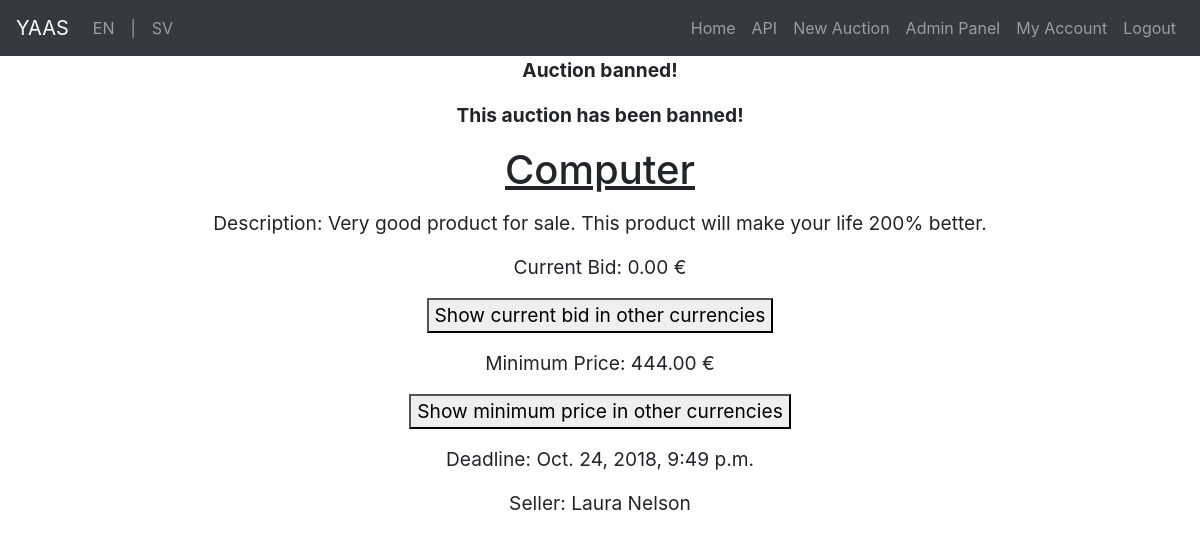
The app's page /auctions/ban/165 (signed in) with its own data.
### Auctions/models.py (models this page shows, shortened)
class Auction(models.Model):
    STATUS_BANNED = 1
    STATUS_ACTIVE = 2
    STATUS_DUE = 3
    STATUS_CHOICES = ((STATUS_BANNED, 'Banned'),
                      (STATUS_ACTIVE, 'Active'),
                      (STATUS_DUE, 'Due'))
    title = models.CharField(max_length=150, blank=False)
    description = models.TextField(blank=False)
    min_price = models.DecimalField(max_digits=9, decimal_places=2, blank=False)
    deadline = models.DateTimeField(auto_now_add=False, auto_now=False)
    seller = models.ForeignKey(User, null=False, blank=False, on_delete=models.CASCADE, related_name='created_by')
    status = models.IntegerField(choices=STATUS_CHOICES, default=STATUS_ACTIVE)
    winning_bid = models.ForeignKey('Bid', null=True, blank=True, on_delete=models.CASCADE, related_name='winning_bid')
    version = ConditionalVersionField('winning_bid')  # Handle concurrency
    class Meta:
        ordering = ['deadline']

### Auctions/views.py (the view)
# urls.py: path('ban/<int:auction_id>', ban_auction, name="ban_auction"),
@user_passes_test(lambda u: u.is_superuser)
def ban_auction(request, auction_id):
    auction = Auction.objects.get(id=auction_id)
    if auction is not None:
        auction.status = Auction.STATUS_BANNED
        auction.save()
        emails = list(Bid.objects.filter(auction=auction).values_list('bidder__email', flat=True).distinct())
        emails.append([auction.seller.email])
        send_email("Auction: " + auction.title + "has been banned!", "We would like to let you know that the "
                                                                    "auction " + auction.title + "has been banned from "
                                                                                                 "the YAAS site.",
                   emails)
        messages.warning(request, _("Auction banned!"))
        return render(request, "auction.html", {'auction': auction})
    messages.warning(request, _("There is no auction with that id!"))
    return redirect("index")

### Auctions/views.py (called while the page is built)
def send_email(subject, message, to_email):
    from_email = "YAASAuctionSite@noreply.com"
    with mail.get_connection() as connection:
        mail.EmailMessage(subject, message, from_email, to_email, connection=connection).send(fail_silently=False)

### Auctions/templates/auction.html (shortened to what this page needs)
{% extends "base.html" %}
{% load crispy_forms_tags %}
{% load static %}
{% load i18n %}
{% block head %}
    <link rel="stylesheet" type="text/css" href="{% static 'css/main.css' %}" />
    <link rel="stylesheet" type="text/css" href="{% static 'css/forms.css' %}" />
{% endblock %}
{% block content %}
    {% if messages %}
        {% for message in messages %}
            {% if message.tags == "error" %}
                <p class ="center"><b>{{ message }} <a href="{% url "auction_view" auction_id=auction.id %}">{% trans "Reload" %}</a></b></p>
            {% else %}
                <p class ="center"><b>{{ message }}</b></p>
            {% endif %}
        {% endfor %}
    {% endif %}
    {% if auction.status == auction.STATUS_BANNED%}
        <p class ="center"><b>{% trans "This auction has been banned" %}!</b></p>
    {% elif auction.status != auction.STATUS_ACTIVE%}
        <p class ="center"><b>{% trans "This auction is no longer active" %}!</b></p>
    {% endif %}
    <h1><u>{{ auction.title }}</u></h1>
    <p class="center">{% trans "Description" %}: {{ auction.description }}</p>
    <p class="center">{% trans "Current Bid" %}: {% if max_bid is not None %}{{ max_bid.amount }} {% else %} 0.00 {% endif %} €</p>
    <p class="center"><button onclick="hideShow('bid_curr')">{% trans "Show current bid in other currencies" %}</button></p>
    <p class="center">{% trans "Minimum Price" %}: {{ auction.min_price }} €</p>
    <p class="center"><button onclick="hideShow('min_curr')">{% trans "Show minimum price in other currencies" %}</button></p>
    <p class="center">{% trans "Deadline" %}: {{ auction.deadline }}</p>
    {% if auction.seller.get_full_name %}
            <p class="center">{% trans "Seller" %}: {{ auction.seller.get_full_name }}</p>
            {% else %}
            <p class="center">{% trans "Seller" %}: {{ auction.seller }}</p>
    {% endif %}
{% endblock %}

### static/css/main.css (style rules this page uses)
h1,h2, h4, p.center { text-align:center; }
p { font-size: larger; }

### static/css/forms.css (style rules this page uses)
h1 { text-align: center; margin-bottom: 15px; }

### records on screen
Auction: title "Computer", description "Very good product for sale. This product will make your life 200% better.", min_price "444.00", deadline "Oct. 24, 2018, 9:49 p.m.", seller.get_full_name "Laura Nelson"

### other values on screen
{{ message }} "Auction banned!"
